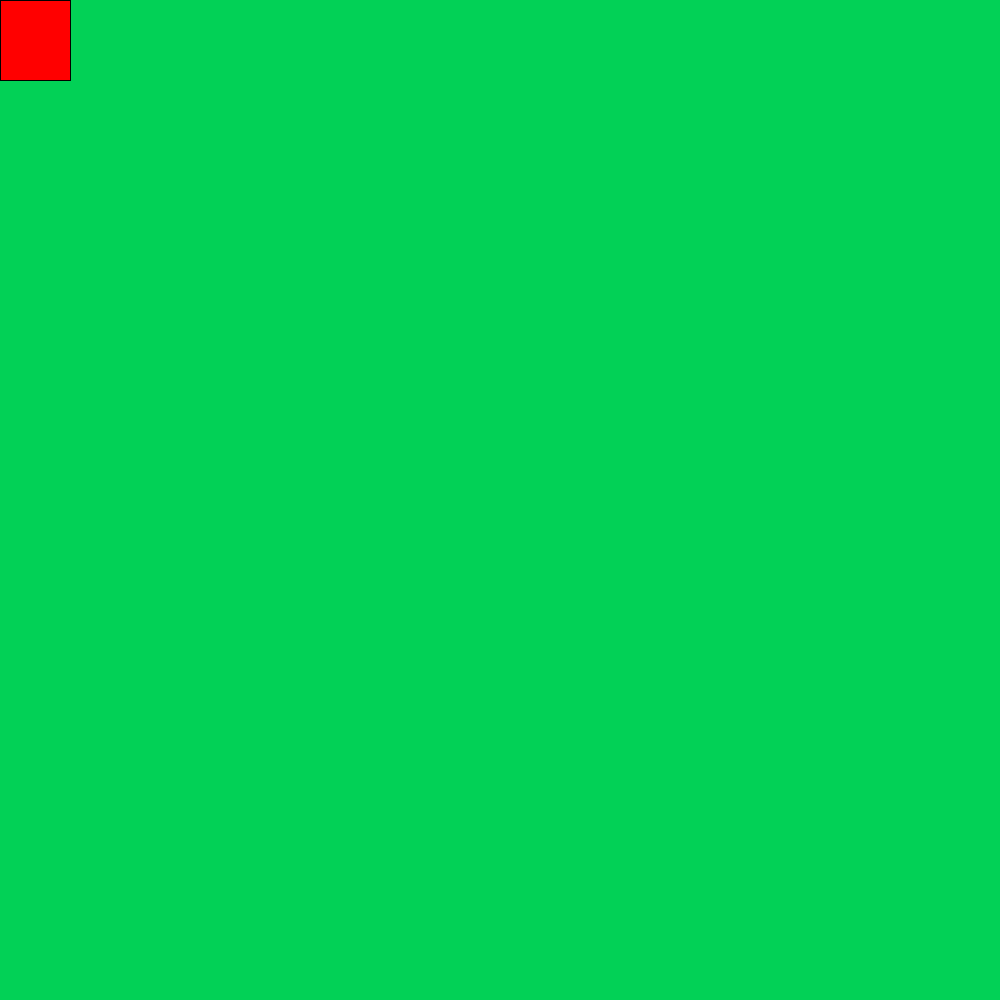
Frame 1 (no input)
Frame 60 (the mouse pressed at the canvas centre just before this capture): identical to frame 1, image omitted
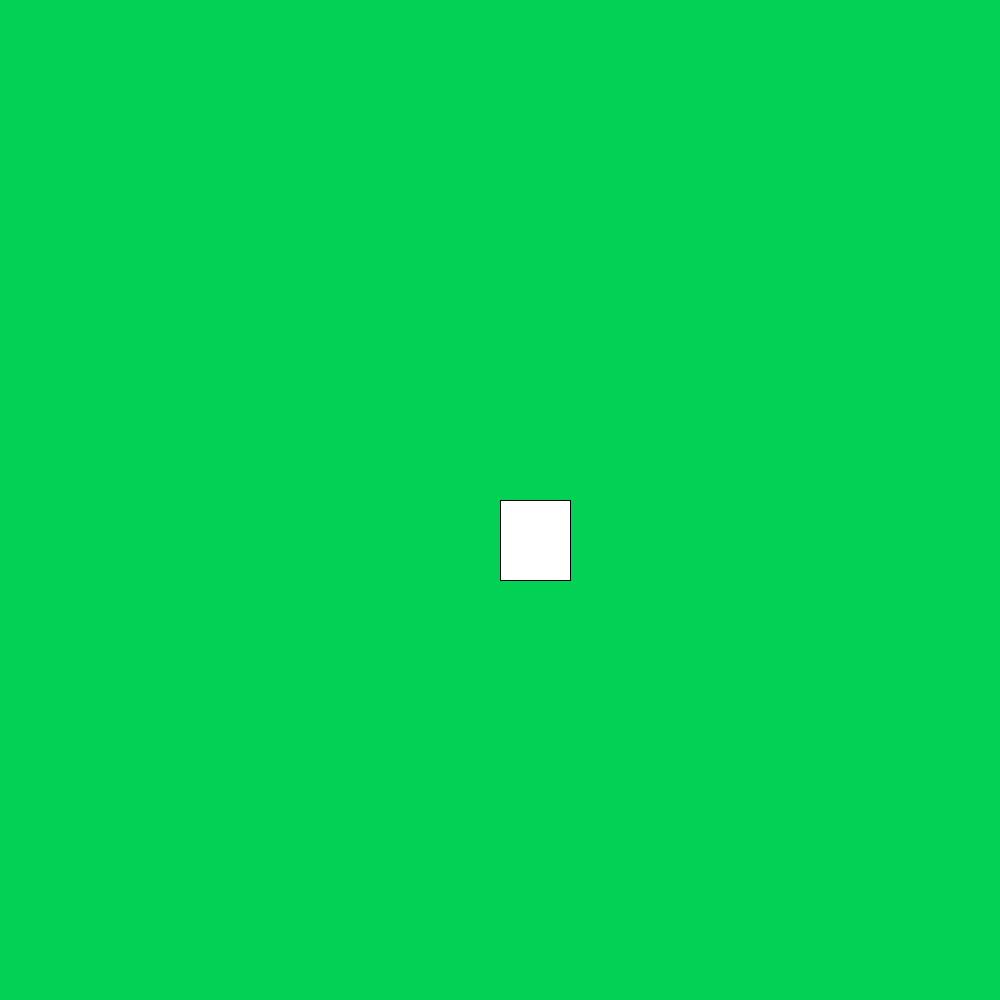
Frame 120 (the mouse held since frame 60 and released just before this capture)

The Processing sketch that drew these frames (run headless with seeded random() and noise(); from frame 60 on, the mouse is pressed at the canvas centre):

// Processing sketch: FirstProgram
// ── FirstProgram.pde

void setup() {
  size(1000, 1000);
  fill(#D32929);
  ellipse(50, 50, 10, 10);
  fill(#5348B7);
  rect(60, 30, 20, 10);
  fill(#54F013);
  rect(20, 20, 20, 20);
  fill(#DDF013);
  ellipse(30, 10, 50, 40);
  triangle(10, 20, 15, 30, 20, 40);
}
void draw(){ 
  background(#02D156);
fill(255,mouseX,mouseY) ;
  rect(mouseX,mouseY,70,80) ; 
}
